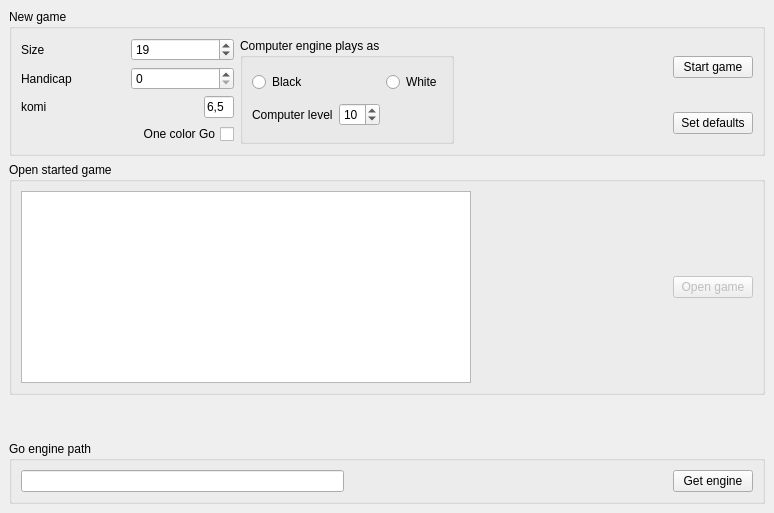
      <widget class="QWidget" name="Go_engine" >
       <layout class="QVBoxLayout" >
        <property name="spacing" >
         <number>6</number>
        </property>
        <property name="leftMargin" >
         <number>9</number>
        </property>
        <property name="topMargin" >
         <number>9</number>
        </property>
        <property name="rightMargin" >
         <number>9</number>
        </property>
        <property name="bottomMargin" >
         <number>9</number>
        </property>
        <item>
         <widget class="QGroupBox" name="groupBox" >
          <property name="title" >
           <string>New game</string>
          </property>
          <layout class="QGridLayout" >
           <property name="leftMargin" >
            <number>9</number>
           </property>
           <property name="topMargin" >
            <number>9</number>
           </property>
           <property name="rightMargin" >
            <number>9</number>
           </property>
           <property name="bottomMargin" >
            <number>9</number>
           </property>
           <property name="horizontalSpacing" >
            <number>6</number>
           </property>
           <property name="verticalSpacing" >
            <number>6</number>
           </property>
           <item rowspan="2" row="0" column="1" >
            <widget class="QGroupBox" name="groupBox_7" >
             <property name="title" >
              <string>Computer engine plays as</string>
             </property>
             <layout class="QGridLayout" >
              <property name="leftMargin" >
               <number>9</number>
              </property>
              <property name="topMargin" >
               <number>9</number>
              </property>
              <property name="rightMargin" >
               <number>9</number>
              </property>
              <property name="bottomMargin" >
               <number>9</number>
              </property>
              <property name="horizontalSpacing" >
               <number>6</number>
              </property>
              <property name="verticalSpacing" >
               <number>6</number>
              </property>
              <item row="0" column="0" >
               <widget class="QRadioButton" name="computerPlaysBlack" >
                <property name="text" >
                 <string>Black</string>
                </property>
               </widget>
              </item>
              <item row="3" column="0" >
               <layout class="QHBoxLayout" >
                <property name="spacing" >
                 <number>6</number>
                </property>
                <property name="leftMargin" >
                 <number>0</number>
                </property>
                <property name="topMargin" >
                 <number>0</number>
                </property>
                <property name="rightMargin" >
                 <number>0</number>
                </property>
                <property name="bottomMargin" >
                 <number>0</number>
                </property>
                <item>
                 <widget class="QLabel" name="label_23" >
                  <property name="text" >
                   <string>Computer level</string>
                  </property>
                 </widget>
                </item>
                <item>
                 <widget class="QSpinBox" name="spinBox_8" >
                  <property name="minimum" >
                   <number>1</number>
                  </property>
                  <property name="maximum" >
                   <number>20</number>
                  </property>
                  <property name="value" >
                   <number>10</number>
                  </property>
                 </widget>
                </item>
               </layout>
              </item>
              <item row="0" column="1" >
               <widget class="QRadioButton" name="computerPlaysWhite" >
                <property name="text" >
                 <string>White</string>
                </property>
               </widget>
              </item>
             </layout>
            </widget>
           </item>
           <item row="0" column="3" >
            <spacer>
             <property name="orientation" >
              <enum>Qt::Horizontal</enum>
             </property>
             <property name="sizeHint" >
              <size>
               <width>40</width>
               <height>20</height>
              </size>
             </property>
            </spacer>
           </item>
           <item rowspan="2" row="0" column="0" >
            <layout class="QVBoxLayout" >
             <property name="spacing" >
              <number>6</number>
             </property>
             <property name="leftMargin" >
              <number>0</number>
             </property>
             <property name="topMargin" >
              <number>0</number>
             </property>
             <property name="rightMargin" >
              <number>0</number>
             </property>
             <property name="bottomMargin" >
              <number>0</number>
             </property>
             <item>
              <layout class="QHBoxLayout" >
               <property name="spacing" >
                <number>6</number>
               </property>
               <property name="leftMargin" >
                <number>0</number>
               </property>
               <property name="topMargin" >
                <number>0</number>
               </property>
               <property name="rightMargin" >
                <number>0</number>
               </property>
               <property name="bottomMargin" >
                <number>0</number>
               </property>
               <item>
                <widget class="QLabel" name="label_4" >
                 <property name="text" >
                  <string>Size</string>
                 </property>
                </widget>
               </item>
               <item>
                <widget class="QSpinBox" name="newComputer_Size" >
                 <property name="minimum" >
                  <number>2</number>
                 </property>
                 <property name="value" >
                  <number>19</number>
                 </property>
                </widget>
               </item>
              </layout>
             </item>
             <item>
              <layout class="QHBoxLayout" >
               <property name="spacing" >
                <number>6</number>
               </property>
               <property name="leftMargin" >
                <number>0</number>
               </property>
               <property name="topMargin" >
                <number>0</number>
               </property>
               <property name="rightMargin" >
                <number>0</number>
               </property>
               <property name="bottomMargin" >
                <number>0</number>
               </property>
               <item>
                <widget class="QLabel" name="label_5" >
                 <property name="text" >
                  <string>Handicap</string>
                 </property>
                </widget>
               </item>
               <item>
                <widget class="QSpinBox" name="newComputer_Handicap" >
                 <property name="specialValueText" >
                  <string>0</string>
                 </property>
                 <property name="minimum" >
                  <number>1</number>
                 </property>
                 <property name="maximum" >
                  <number>9</number>
                 </property>
                 <property name="value" >
                  <number>1</number>
                 </property>
                </widget>
               </item>
              </layout>
             </item>
             <item>
              <layout class="QHBoxLayout" >
               <property name="spacing" >
                <number>6</number>
               </property>
               <property name="leftMargin" >
                <number>0</number>
               </property>
               <property name="topMargin" >
                <number>0</number>
               </property>
               <property name="rightMargin" >
                <number>0</number>
               </property>
               <property name="bottomMargin" >
                <number>0</number>
               </property>
               <item>
                <widget class="QLabel" name="label_6" >
                 <property name="text" >
                  <string>komi</string>
                 </property>
                </widget>
               </item>
               <item>
                <widget class="QLineEdit" name="newComputer_Komi" >
                 <property name="maximumSize" >
                  <size>
                   <width>30</width>
                   <height>16777215</height>
                  </size>
                 </property>
                 <property name="text" >
                  <string>6,5</string>
                 </property>
                </widget>
               </item>
              </layout>
             </item>
             <item>
              <widget class="QCheckBox" name="OneColorGoCheckBox" >
               <property name="layoutDirection" >
                <enum>Qt::RightToLeft</enum>
               </property>
               <property name="text" >
                <string>One color Go</string>
               </property>
              </widget>
             </item>
            </layout>
           </item>
           <item row="1" column="4" >
            <widget class="QPushButton" name="pushButton_5" >
             <property name="text" >
              <string>Set defaults</string>
             </property>
            </widget>
           </item>
           <item row="0" column="4" >
            <widget class="QPushButton" name="button_newComputerGame" >
             <property name="text" >
              <string>Start game</string>
             </property>
            </widget>
           </item>
          </layout>
         </widget>
        </item>
        <item>
         <widget class="QGroupBox" name="groupBox_2" >
          <property name="title" >
           <string>Open started game</string>
          </property>
          <layout class="QHBoxLayout" >
           <property name="spacing" >
            <number>6</number>
           </property>
           <property name="leftMargin" >
            <number>9</number>
           </property>
           <property name="topMargin" >
            <number>9</number>
           </property>
           <property name="rightMargin" >
            <number>9</number>
           </property>
           <property name="bottomMargin" >
            <number>9</number>
           </property>
           <item>
            <widget class="QTreeView" name="dirView_2" >
             <property name="minimumSize" >
              <size>
               <width>450</width>
               <height>100</height>
              </size>
             </property>
             <property name="showDropIndicator" stdset="0" >
              <bool>true</bool>
             </property>
             <property name="uniformRowHeights" >
              <bool>true</bool>
             </property>
            </widget>
           </item>
           <item>
            <widget class="DisplayBoard" native="1" name="displayBoard2" >
             <property name="sizePolicy" >
              <sizepolicy vsizetype="Fixed" hsizetype="Fixed" >
               <horstretch>0</horstretch>
               <verstretch>0</verstretch>
              </sizepolicy>
             </property>
             <property name="minimumSize" >
              <size>
               <width>150</width>
               <height>0</height>
              </size>
             </property>
             <property name="maximumSize" >
              <size>
               <width>150</width>
               <height>150</height>
              </size>
             </property>
             <property name="whatsThis" >
              <string>Click on the board to place a stone.

When in normal mode, left click plays moves in alternating colors.
Shift + left click moves to the first move in the main branch.
Shift + right click moves to the next move in the current branch.
When in edit mode and editing stones, left click places a black, right click a white stone, clicking on an existant stone removes it.
When editing marks, left click sets, right click removes the mark. When editing letter marks, shift-click allows to customize the mark text.
When in score mode, left click to mark a group as dead, right click to mark it alive in seki. Click again to unmark as dead or seki.</string>
             </property>
            </widget>
           </item>
           <item>
            <spacer>
             <property name="orientation" >
              <enum>Qt::Horizontal</enum>
             </property>
             <property name="sizeHint" >
              <size>
               <width>40</width>
               <height>20</height>
              </size>
             </property>
            </spacer>
           </item>
           <item>
            <widget class="QPushButton" name="button_loadComputerGame" >
             <property name="enabled" >
              <bool>false</bool>
             </property>
             <property name="text" >
              <string>Open game</string>
             </property>
            </widget>
           </item>
          </layout>
         </widget>
        </item>
        <item>
         <spacer>
          <property name="orientation" >
           <enum>Qt::Vertical</enum>
          </property>
          <property name="sizeHint" >
           <size>
            <width>20</width>
            <height>40</height>
           </size>
          </property>
         </spacer>
        </item>
        <item>
         <widget class="QGroupBox" name="groupBox_8" >
          <property name="title" >
           <string>Go engine path</string>
          </property>
          <layout class="QHBoxLayout" >
           <property name="spacing" >
            <number>6</number>
           </property>
           <property name="leftMargin" >
            <number>9</number>
           </property>
           <property name="topMargin" >
            <number>9</number>
           </property>
           <property name="rightMargin" >
            <number>9</number>
           </property>
           <property name="bottomMargin" >
            <number>9</number>
           </property>
           <item>
            <widget class="QLineEdit" name="LineEdit_computer" />
           </item>
           <item>
            <spacer>
             <property name="orientation" >
              <enum>Qt::Horizontal</enum>
             </property>
             <property name="sizeHint" >
              <size>
               <width>40</width>
               <height>20</height>
              </size>
             </property>
            </spacer>
           </item>
           <item>
            <widget class="QPushButton" name="pushButton_12" >
             <property name="text" >
              <string>Get engine</string>
             </property>
            </widget>
           </item>
          </layout>
         </widget>
        </item>
       </layout>
      </widget>
